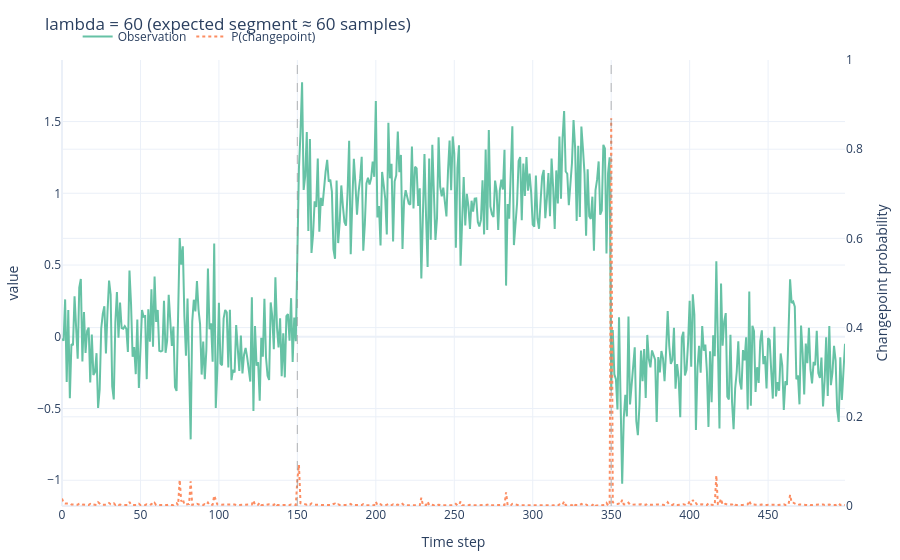
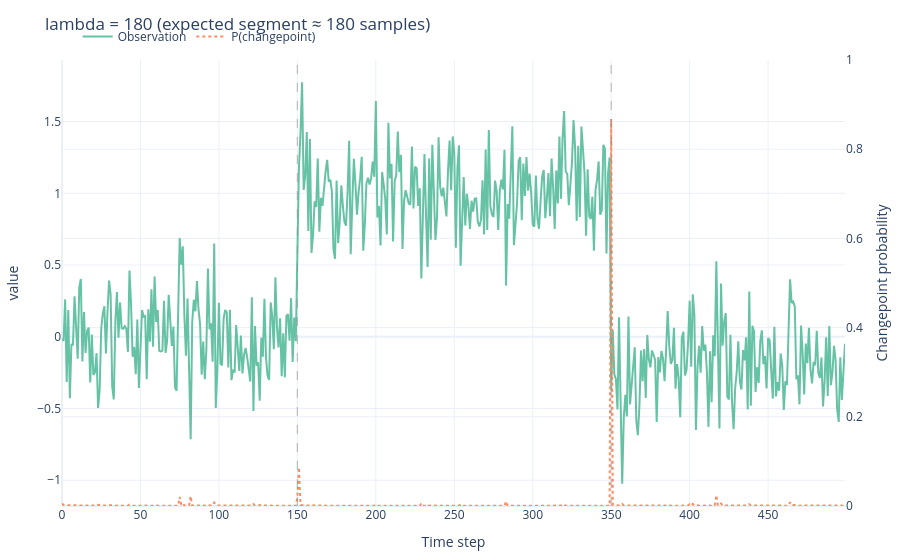
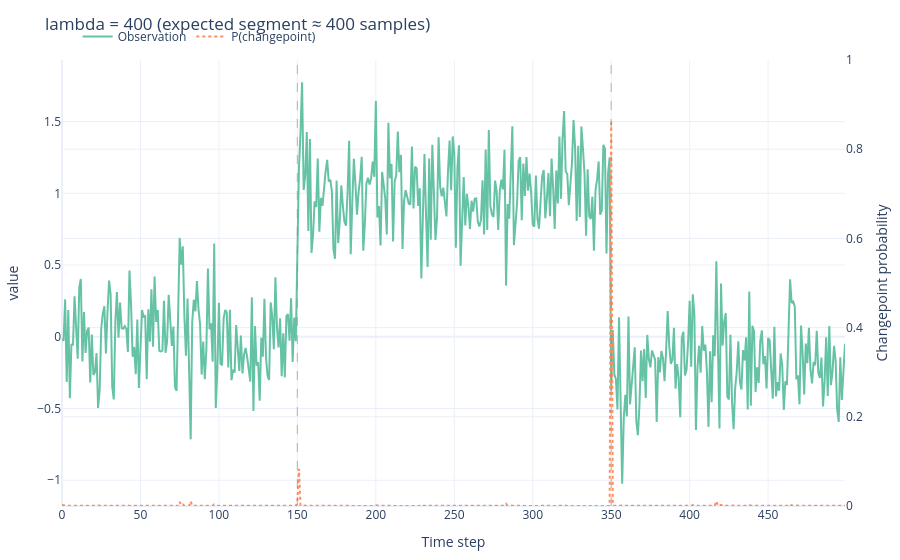

These figures' notebook cell, in order:
### Markdown cell above
### Compare responses

### Code cell
for lam in lambdas:
    result = lambda_results[lam]
    fig = plot_series_with_cp(
        result,
        value_col="value",
        cp_prob_col="cp_prob",
        changepoints=cps,
        title=f"lambda = {lam} (expected segment ≈ {lam} samples)",
    )
    fig.update_layout(height=360)
    display(fig)

### Figure 1 — Plotly figure (JSON) as saved in the notebook; plotly's stock layout.template omitted (floating-point values rounded to 4 significant figures; data arrays with more than 128 entries replaced by an {"elided": "..."} marker saying what was removed)
{"data": [{"line": {"color": "rgb(102,194,165)", "width": 2}, "mode": "lines", "name": "Observation", "type": "scatter", "x": {"elided": "500 int values"}, "y": {"elided": "500 float values"}}, {"line": {"color": "rgb(252,141,98)", "dash": "dot", "width": 2}, "mode": "lines", "name": "P(changepoint)", "type": "scatter", "x": {"elided": "500 int values"}, "y": {"elided": "500 float values"}, "yaxis": "y2"}], "layout": {"autosize": true, "legend": {"orientation": "h", "x": 0.02, "y": 1.02, "yanchor": "bottom"}, "margin": {"b": 40, "l": 40, "r": 40, "t": 60}, "shapes": [{"line": {"color": "#888", "dash": "dash", "width": 1.2}, "opacity": 0.5, "type": "line", "x0": 150, "x1": 150, "xref": "x", "y0": 0, "y1": 1, "yref": "y domain"}, {"line": {"color": "#888", "dash": "dash", "width": 1.2}, "opacity": 0.5, "type": "line", "x0": 350, "x1": 350, "xref": "x", "y0": 0, "y1": 1, "yref": "y domain"}], "title": {"text": "lambda = 60 (expected segment ≈ 60 samples)"}, "xaxis": {"autorange": true, "range": [0, 499], "title": {"text": "Time step"}, "type": "linear"}, "yaxis": {"autorange": true, "range": [-1.179, 1.929], "title": {"text": "value"}, "type": "linear"}, "yaxis2": {"overlaying": "y", "range": [0, 1], "side": "right", "title": {"text": "Changepoint probability"}, "type": "linear"}}}

### Figure 2 — Plotly figure (JSON) as saved in the notebook; plotly's stock layout.template omitted (floating-point values rounded to 4 significant figures; data arrays with more than 128 entries replaced by an {"elided": "..."} marker saying what was removed)
{"data": [{"line": {"color": "rgb(102,194,165)", "width": 2}, "mode": "lines", "name": "Observation", "type": "scatter", "x": {"elided": "500 int values"}, "y": {"elided": "500 float values"}}, {"line": {"color": "rgb(252,141,98)", "dash": "dot", "width": 2}, "mode": "lines", "name": "P(changepoint)", "type": "scatter", "x": {"elided": "500 int values"}, "y": {"elided": "500 float values"}, "yaxis": "y2"}], "layout": {"autosize": true, "legend": {"orientation": "h", "x": 0.02, "y": 1.02, "yanchor": "bottom"}, "margin": {"b": 40, "l": 40, "r": 40, "t": 60}, "shapes": [{"line": {"color": "#888", "dash": "dash", "width": 1.2}, "opacity": 0.5, "type": "line", "x0": 150, "x1": 150, "xref": "x", "y0": 0, "y1": 1, "yref": "y domain"}, {"line": {"color": "#888", "dash": "dash", "width": 1.2}, "opacity": 0.5, "type": "line", "x0": 350, "x1": 350, "xref": "x", "y0": 0, "y1": 1, "yref": "y domain"}], "title": {"text": "lambda = 180 (expected segment ≈ 180 samples)"}, "xaxis": {"autorange": true, "range": [0, 499], "title": {"text": "Time step"}, "type": "linear"}, "yaxis": {"autorange": true, "range": [-1.179, 1.929], "title": {"text": "value"}, "type": "linear"}, "yaxis2": {"overlaying": "y", "range": [0, 1], "side": "right", "title": {"text": "Changepoint probability"}, "type": "linear"}}}

### Figure 3 — Plotly figure (JSON) as saved in the notebook; plotly's stock layout.template omitted (floating-point values rounded to 4 significant figures; data arrays with more than 128 entries replaced by an {"elided": "..."} marker saying what was removed)
{"data": [{"line": {"color": "rgb(102,194,165)", "width": 2}, "mode": "lines", "name": "Observation", "type": "scatter", "x": {"elided": "500 int values"}, "y": {"elided": "500 float values"}}, {"line": {"color": "rgb(252,141,98)", "dash": "dot", "width": 2}, "mode": "lines", "name": "P(changepoint)", "type": "scatter", "x": {"elided": "500 int values"}, "y": {"elided": "500 float values"}, "yaxis": "y2"}], "layout": {"autosize": true, "legend": {"orientation": "h", "x": 0.02, "y": 1.02, "yanchor": "bottom"}, "margin": {"b": 40, "l": 40, "r": 40, "t": 60}, "shapes": [{"line": {"color": "#888", "dash": "dash", "width": 1.2}, "opacity": 0.5, "type": "line", "x0": 150, "x1": 150, "xref": "x", "y0": 0, "y1": 1, "yref": "y domain"}, {"line": {"color": "#888", "dash": "dash", "width": 1.2}, "opacity": 0.5, "type": "line", "x0": 350, "x1": 350, "xref": "x", "y0": 0, "y1": 1, "yref": "y domain"}], "title": {"text": "lambda = 400 (expected segment ≈ 400 samples)"}, "xaxis": {"autorange": true, "range": [0, 499], "title": {"text": "Time step"}, "type": "linear"}, "yaxis": {"autorange": true, "range": [-1.179, 1.929], "title": {"text": "value"}, "type": "linear"}, "yaxis2": {"overlaying": "y", "range": [0, 1], "side": "right", "title": {"text": "Changepoint probability"}, "type": "linear"}}}
